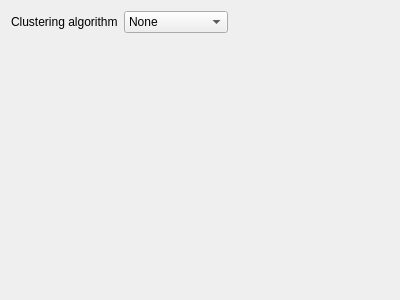
<?xml version="1.0" encoding="UTF-8"?>
<ui version="4.0">
 <class>TransferFunctionWindow</class>
 <widget class="QWidget" name="TransferFunctionWindow">
  <property name="windowModality">
   <enum>Qt::NonModal</enum>
  </property>
  <property name="geometry">
   <rect>
    <x>0</x>
    <y>0</y>
    <width>400</width>
    <height>300</height>
   </rect>
  </property>
  <property name="windowTitle">
   <string>Transfer function</string>
  </property>
  <property name="windowOpacity">
   <double>1.000000000000000</double>
  </property>
  <layout class="QGridLayout" name="gridLayout">
   <item row="0" column="0">
    <widget class="QLabel" name="label">
     <property name="text">
      <string>Clustering algorithm</string>
     </property>
    </widget>
   </item>
   <item row="0" column="1">
    <widget class="QComboBox" name="comboBox">
     <item>
      <property name="text">
       <string>None</string>
      </property>
     </item>
     <item>
      <property name="text">
       <string>K-means</string>
      </property>
     </item>
     <item>
      <property name="text">
       <string>Growing SoM</string>
      </property>
     </item>
    </widget>
   </item>
   <item row="0" column="2">
    <spacer name="horizontalSpacer">
     <property name="orientation">
      <enum>Qt::Horizontal</enum>
     </property>
     <property name="sizeHint" stdset="0">
      <size>
       <width>134</width>
       <height>20</height>
      </size>
     </property>
    </spacer>
   </item>
   <item row="1" column="0" colspan="3">
    <widget class="QVTKWidget" name="qvtkWidget" native="true"/>
   </item>
  </layout>
 </widget>
 <customwidgets>
  <customwidget>
   <class>QVTKWidget</class>
   <extends>QWidget</extends>
   <header>QVTKWidget.h</header>
  </customwidget>
 </customwidgets>
 <resources/>
 <connections/>
</ui>
